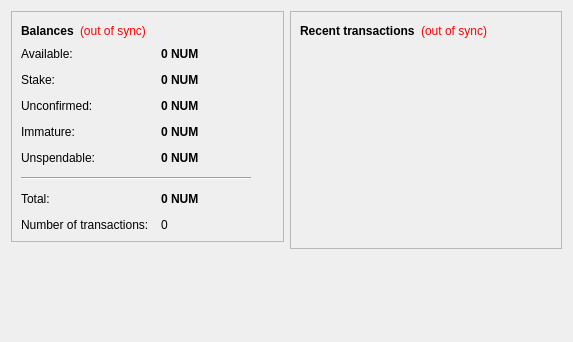
<?xml version="1.0" encoding="UTF-8"?>
<ui version="4.0">
 <class>OverviewPage</class>
 <widget class="QWidget" name="OverviewPage">
  <property name="geometry">
   <rect>
    <x>0</x>
    <y>0</y>
    <width>573</width>
    <height>342</height>
   </rect>
  </property>
  <property name="windowTitle">
   <string>Form</string>
  </property>
  <layout class="QHBoxLayout" name="horizontalLayout" stretch="1,1">
   <item>
    <layout class="QVBoxLayout" name="verticalLayout_2">
     <item>
      <widget class="QFrame" name="frame">
       <property name="frameShape">
        <enum>QFrame::StyledPanel</enum>
       </property>
       <property name="frameShadow">
        <enum>QFrame::Raised</enum>
       </property>
       <layout class="QVBoxLayout" name="verticalLayout_4">
        <item>
         <layout class="QHBoxLayout" name="horizontalLayout_4">
          <item>
           <widget class="QLabel" name="label_5">
            <property name="font">
             <font>
              <weight>75</weight>
              <bold>true</bold>
             </font>
            </property>
            <property name="text">
             <string>Balances</string>
            </property>
           </widget>
          </item>
          <item>
           <widget class="QLabel" name="labelWalletStatus">
            <property name="toolTip">
             <string>The displayed information may be out of date. Your wallet automatically synchronizes with the NUMIV network after a connection is established, but this process has not completed yet.</string>
            </property>
            <property name="styleSheet">
             <string notr="true">QLabel { color: red; }</string>
            </property>
            <property name="text">
             <string notr="true">(out of sync)</string>
            </property>
            <property name="alignment">
             <set>Qt::AlignLeading|Qt::AlignLeft|Qt::AlignVCenter</set>
            </property>
           </widget>
          </item>
          <item>
           <spacer name="horizontalSpacer_2">
            <property name="orientation">
             <enum>Qt::Horizontal</enum>
            </property>
            <property name="sizeHint" stdset="0">
             <size>
              <width>40</width>
              <height>20</height>
             </size>
            </property>
           </spacer>
          </item>
         </layout>
        </item>
        <item>
         <layout class="QFormLayout" name="formLayout_2">
          <property name="fieldGrowthPolicy">
           <enum>QFormLayout::AllNonFixedFieldsGrow</enum>
          </property>
          <property name="horizontalSpacing">
           <number>12</number>
          </property>
          <property name="verticalSpacing">
           <number>12</number>
          </property>
          <item row="0" column="0">
           <widget class="QLabel" name="labelAvailableText">
            <property name="toolTip">
             <string>Your current available balance</string>
            </property>
            <property name="text">
             <string>Available:</string>
            </property>
           </widget>
          </item>
          <item row="0" column="1">
           <widget class="QLabel" name="labelAvailable">
            <property name="font">
             <font>
              <weight>75</weight>
              <bold>true</bold>
             </font>
            </property>
            <property name="cursor">
             <cursorShape>IBeamCursor</cursorShape>
            </property>
            <property name="toolTip">
             <string>Your current available balance</string>
            </property>
            <property name="text">
             <string notr="true">0 NUM</string>
            </property>
            <property name="alignment">
             <set>Qt::AlignLeading|Qt::AlignLeft|Qt::AlignVCenter</set>
            </property>
            <property name="textInteractionFlags">
             <set>Qt::LinksAccessibleByMouse|Qt::TextSelectableByKeyboard|Qt::TextSelectableByMouse</set>
            </property>
           </widget>
          </item>
          <item row="1" column="0">
           <widget class="QLabel" name="label_6">
            <property name="toolTip">
             <string>Total of coins that was staked, and do not yet count toward the current balance</string>
            </property>
            <property name="text">
             <string>Stake:</string>
            </property>
           </widget>
          </item>
          <item row="1" column="1">
           <widget class="QLabel" name="labelStake">
            <property name="font">
             <font>
              <weight>75</weight>
              <bold>true</bold>
             </font>
            </property>
            <property name="cursor">
             <cursorShape>IBeamCursor</cursorShape>
            </property>
            <property name="toolTip">
             <string>Total of coins that was staked, and do not yet count toward the current balance</string>
            </property>
            <property name="text">
             <string notr="true">0 NUM</string>
            </property>
            <property name="alignment">
             <set>Qt::AlignLeading|Qt::AlignLeft|Qt::AlignVCenter</set>
            </property>
            <property name="textInteractionFlags">
             <set>Qt::LinksAccessibleByMouse|Qt::TextSelectableByKeyboard|Qt::TextSelectableByMouse</set>
            </property>
           </widget>
          </item>
          <item row="2" column="0">
           <widget class="QLabel" name="label_3">
            <property name="toolTip">
             <string>Total of transactions that have yet to be confirmed, and do not yet count toward the current balance</string>
            </property>
            <property name="text">
             <string>Unconfirmed:</string>
            </property>
           </widget>
          </item>
          <item row="2" column="1">
           <widget class="QLabel" name="labelUnconfirmed">
            <property name="font">
             <font>
              <weight>75</weight>
              <bold>true</bold>
             </font>
            </property>
            <property name="cursor">
             <cursorShape>IBeamCursor</cursorShape>
            </property>
            <property name="toolTip">
             <string>Total of transactions that have yet to be confirmed, and do not yet count toward the current balance</string>
            </property>
            <property name="text">
             <string notr="true">0 NUM</string>
            </property>
            <property name="alignment">
             <set>Qt::AlignLeading|Qt::AlignLeft|Qt::AlignVCenter</set>
            </property>
            <property name="textInteractionFlags">
             <set>Qt::LinksAccessibleByMouse|Qt::TextSelectableByKeyboard|Qt::TextSelectableByMouse</set>
            </property>
           </widget>
          </item>
          <item row="3" column="0">
           <widget class="QLabel" name="labelImmatureText">
            <property name="toolTip">
             <string>Mined balance that has not yet matured</string>
            </property>
            <property name="text">
             <string>Immature:</string>
            </property>
           </widget>
          </item>
          <item row="3" column="1">
           <widget class="QLabel" name="labelImmature">
            <property name="font">
             <font>
              <weight>75</weight>
              <bold>true</bold>
             </font>
            </property>
            <property name="toolTip">
             <string>Mined balance that has not yet matured</string>
            </property>
            <property name="text">
             <string notr="true">0 NUM</string>
            </property>
            <property name="alignment">
             <set>Qt::AlignLeading|Qt::AlignLeft|Qt::AlignVCenter</set>
            </property>
            <property name="textInteractionFlags">
             <set>Qt::LinksAccessibleByMouse|Qt::TextSelectableByKeyboard|Qt::TextSelectableByMouse</set>
            </property>
           </widget>
          </item>
          <item row="4" column="0">
           <widget class="QLabel" name="labelBalanceWatchOnlyText">
            <property name="toolTip">
             <string>Your unspendable balance</string>
            </property>
            <property name="text">
             <string>Unspendable:</string>
            </property>
           </widget>
          </item>
          <item row="4" column="1">
           <widget class="QLabel" name="labelBalanceWatchOnly">
            <property name="font">
             <font>
              <weight>75</weight>
              <bold>true</bold>
             </font>
            </property>
            <property name="cursor">
             <cursorShape>IBeamCursor</cursorShape>
            </property>
            <property name="toolTip">
             <string>Your unspendable balance</string>
            </property>
            <property name="text">
             <string notr="true">0 NUM</string>
            </property>
            <property name="alignment">
             <set>Qt::AlignLeading|Qt::AlignLeft|Qt::AlignVCenter</set>
            </property>
            <property name="textInteractionFlags">
             <set>Qt::LinksAccessibleByMouse|Qt::TextSelectableByKeyboard|Qt::TextSelectableByMouse</set>
            </property>
           </widget>
          </item>
          <item row="5" column="0" colspan="2">
           <widget class="Line" name="line">
            <property name="maximumSize">
             <size>
              <width>230</width>
              <height>16777215</height>
             </size>
            </property>
            <property name="orientation">
             <enum>Qt::Horizontal</enum>
            </property>
           </widget>
          </item>
          <item row="6" column="0">
           <widget class="QLabel" name="labelTotalText">
            <property name="toolTip">
             <string>Your current total balance</string>
            </property>
            <property name="text">
             <string>Total:</string>
            </property>
           </widget>
          </item>
          <item row="6" column="1">
           <widget class="QLabel" name="labelTotal">
            <property name="font">
             <font>
              <weight>75</weight>
              <bold>true</bold>
             </font>
            </property>
            <property name="toolTip">
             <string>Your current total balance</string>
            </property>
            <property name="text">
             <string notr="true">0 NUM</string>
            </property>
            <property name="alignment">
             <set>Qt::AlignLeading|Qt::AlignLeft|Qt::AlignVCenter</set>
            </property>
            <property name="textInteractionFlags">
             <set>Qt::LinksAccessibleByMouse|Qt::TextSelectableByKeyboard|Qt::TextSelectableByMouse</set>
            </property>
           </widget>
          </item>
          <item row="7" column="0">
           <widget class="QLabel" name="label_2">
            <property name="toolTip">
             <string>Total number of transactions in wallet</string>
            </property>
            <property name="text">
             <string>Number of transactions:</string>
            </property>
           </widget>
          </item>
          <item row="7" column="1">
           <widget class="QLabel" name="labelNumTransactions">
            <property name="toolTip">
             <string>Total number of transactions in wallet</string>
            </property>
            <property name="text">
             <string notr="true">0</string>
            </property>
           </widget>
          </item>
         </layout>
        </item>
       </layout>
      </widget>
     </item>
     <item>
      <spacer name="verticalSpacer">
       <property name="orientation">
        <enum>Qt::Vertical</enum>
       </property>
       <property name="sizeHint" stdset="0">
        <size>
         <width>20</width>
         <height>40</height>
        </size>
       </property>
      </spacer>
     </item>
    </layout>
   </item>
   <item>
    <layout class="QVBoxLayout" name="verticalLayout_3">
     <item>
      <widget class="QFrame" name="frame_2">
       <property name="frameShape">
        <enum>QFrame::StyledPanel</enum>
       </property>
       <property name="frameShadow">
        <enum>QFrame::Raised</enum>
       </property>
       <layout class="QVBoxLayout" name="verticalLayout">
        <item>
         <layout class="QHBoxLayout" name="horizontalLayout_2">
          <item>
           <widget class="QLabel" name="label_4">
            <property name="text">
             <string>&lt;b&gt;Recent transactions&lt;/b&gt;</string>
            </property>
           </widget>
          </item>
          <item>
           <widget class="QLabel" name="labelTransactionsStatus">
            <property name="toolTip">
             <string>The displayed information may be out of date. Your wallet automatically synchronizes with the NUMIV network after a connection is established, but this process has not completed yet.</string>
            </property>
            <property name="styleSheet">
             <string notr="true">QLabel { color: red; }</string>
            </property>
            <property name="text">
             <string notr="true">(out of sync)</string>
            </property>
            <property name="alignment">
             <set>Qt::AlignRight|Qt::AlignTrailing|Qt::AlignVCenter</set>
            </property>
           </widget>
          </item>
          <item>
           <spacer name="horizontalSpacer">
            <property name="orientation">
             <enum>Qt::Horizontal</enum>
            </property>
            <property name="sizeHint" stdset="0">
             <size>
              <width>40</width>
              <height>20</height>
             </size>
            </property>
           </spacer>
          </item>
         </layout>
        </item>
        <item>
         <widget class="QListView" name="listTransactions">
          <property name="styleSheet">
           <string notr="true">QListView { background: transparent; }</string>
          </property>
          <property name="frameShape">
           <enum>QFrame::NoFrame</enum>
          </property>
          <property name="verticalScrollBarPolicy">
           <enum>Qt::ScrollBarAlwaysOff</enum>
          </property>
          <property name="horizontalScrollBarPolicy">
           <enum>Qt::ScrollBarAlwaysOff</enum>
          </property>
          <property name="selectionMode">
           <enum>QAbstractItemView::NoSelection</enum>
          </property>
         </widget>
        </item>
       </layout>
      </widget>
     </item>
     <item>
      <spacer name="verticalSpacer_2">
       <property name="orientation">
        <enum>Qt::Vertical</enum>
       </property>
       <property name="sizeHint" stdset="0">
        <size>
         <width>20</width>
         <height>40</height>
        </size>
       </property>
      </spacer>
     </item>
    </layout>
   </item>
  </layout>
 </widget>
 <resources/>
 <connections/>
</ui>
